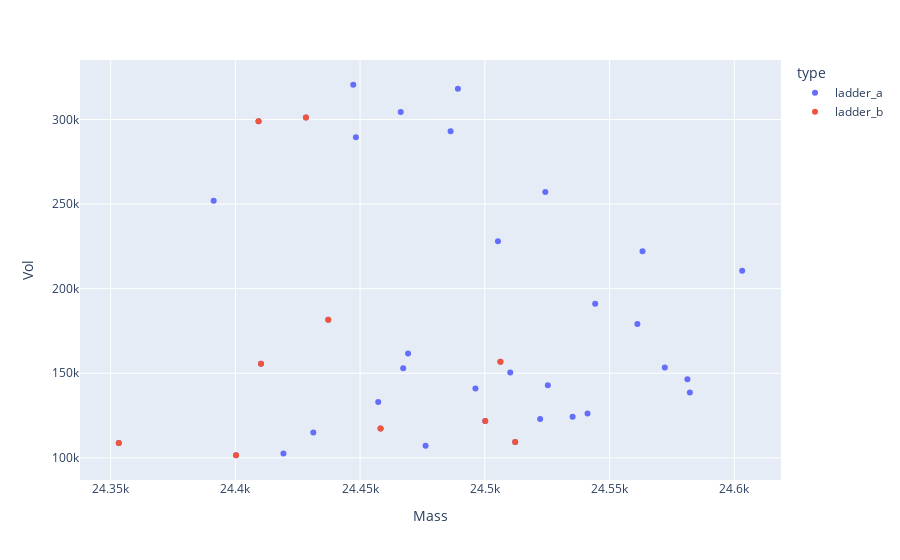
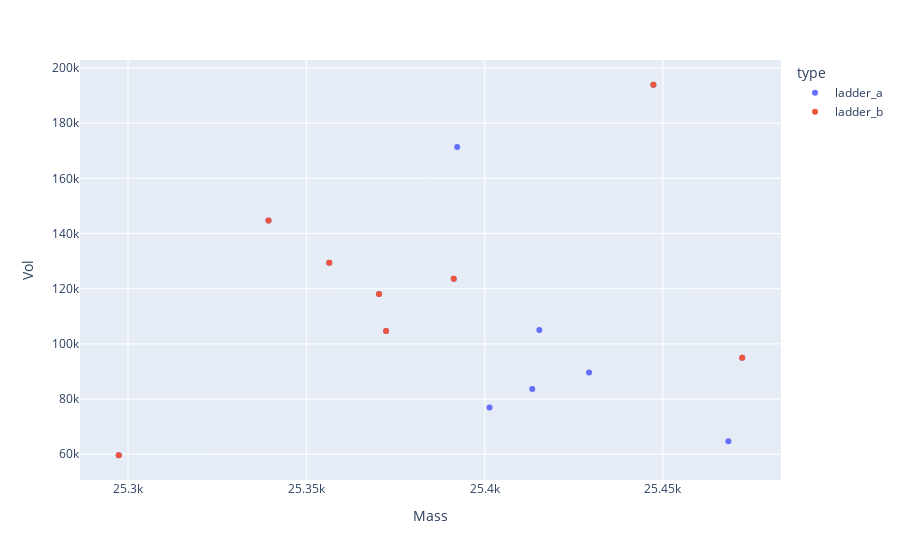

The notebook cell these images were saved under, in order:
### Code cell
df_sf, df_salts = remove_combinated_salts(df11_25k_cluster1)
plotly_zones(df11_25k_cluster1, df_sf, y='Vol')
df_sf, df_salts = remove_combinated_salts(df11_25k_cluster2)
plotly_zones(df11_25k_cluster2, df_sf, y='Vol')
# df_sf.shape, df_salts.shape

### Figure 1 — Plotly figure (JSON) as saved in the notebook; plotly's stock layout.template omitted (floating-point values rounded to 4 significant figures)
{"data": [{"hovertemplate": "type=ladder_a<br>Mass=%{x}<br>Vol=%{y}<extra></extra>", "legendgroup": "ladder_a", "marker": {"color": "#636efa", "symbol": "circle"}, "mode": "markers", "name": "ladder_a", "orientation": "v", "showlegend": true, "type": "scatter", "x": [24600.0, 24580.0, 24580.0, 24570.0, 24560.0, 24560.0, 24540.0, 24540.0, 24540.0, 24530.0, 24520.0, 24520.0, 24510.0, 24510.0, 24510.0, 24510.0, 24500.0, 24500.0, 24490.0, 24490.0, 24480.0, 24470.0, 24470.0, 24470.0, 24460.0, 24460.0, 24450.0, 24450.0, 24440.0, 24430.0, 24430.0, 24420.0, 24410.0, 24410.0, 24400.0, 24390.0, 24350.0], "xaxis": "x", "y": [210600.0, 138600.0, 146500.0, 153400.0, 222100.0, 179100.0, 191100.0, 126300.0, 124300.0, 142900.0, 257100.0, 123000.0, 109400.0, 150500.0, 156800.0, 228100.0, 121700.0, 140900.0, 318100.0, 293000.0, 107200.0, 161700.0, 153000.0, 304400.0, 117300.0, 133000.0, 289500.0, 320500.0, 181600.0, 115000.0, 301200.0, 102600.0, 155600.0, 299000.0, 101500.0, 252000.0, 108700.0], "yaxis": "y"}, {"hovertemplate": "type=ladder_b<br>Mass=%{x}<br>Vol=%{y}<extra></extra>", "legendgroup": "ladder_b", "marker": {"color": "#EF553B", "symbol": "circle"}, "mode": "markers", "name": "ladder_b", "orientation": "v", "showlegend": true, "type": "scatter", "x": [24510.0, 24510.0, 24500.0, 24460.0, 24440.0, 24430.0, 24410.0, 24410.0, 24400.0, 24350.0], "xaxis": "x", "y": [109400.0, 156800.0, 121700.0, 117300.0, 181600.0, 301200.0, 155600.0, 299000.0, 101500.0, 108700.0], "yaxis": "y"}], "layout": {"legend": {"title": {"text": "type"}, "tracegroupgap": 0}, "margin": {"t": 60}, "xaxis": {"anchor": "y", "domain": [0, 1], "title": {"text": "Mass"}}, "yaxis": {"anchor": "x", "domain": [0, 1], "title": {"text": "Vol"}}}}

### Figure 2 — Plotly figure (JSON) as saved in the notebook; plotly's stock layout.template omitted (floating-point values rounded to 4 significant figures)
{"data": [{"hovertemplate": "type=ladder_a<br>Mass=%{x}<br>Vol=%{y}<extra></extra>", "legendgroup": "ladder_a", "marker": {"color": "#636efa", "symbol": "circle"}, "mode": "markers", "name": "ladder_a", "orientation": "v", "showlegend": true, "type": "scatter", "x": [25470.0, 25470.0, 25450.0, 25430.0, 25420.0, 25410.0, 25400.0, 25390.0, 25390.0, 25370.0, 25370.0, 25360.0, 25340.0, 25300.0], "xaxis": "x", "y": [94970.0, 64720.0, 193900.0, 89640.0, 105000.0, 83600.0, 76970.0, 171300.0, 123600.0, 104700.0, 118100.0, 129400.0, 144800.0, 59630.0], "yaxis": "y"}, {"hovertemplate": "type=ladder_b<br>Mass=%{x}<br>Vol=%{y}<extra></extra>", "legendgroup": "ladder_b", "marker": {"color": "#EF553B", "symbol": "circle"}, "mode": "markers", "name": "ladder_b", "orientation": "v", "showlegend": true, "type": "scatter", "x": [25470.0, 25450.0, 25390.0, 25370.0, 25370.0, 25360.0, 25340.0, 25300.0], "xaxis": "x", "y": [94970.0, 193900.0, 123600.0, 104700.0, 118100.0, 129400.0, 144800.0, 59630.0], "yaxis": "y"}], "layout": {"legend": {"title": {"text": "type"}, "tracegroupgap": 0}, "margin": {"t": 60}, "xaxis": {"anchor": "y", "domain": [0, 1], "title": {"text": "Mass"}}, "yaxis": {"anchor": "x", "domain": [0, 1], "title": {"text": "Vol"}}}}
